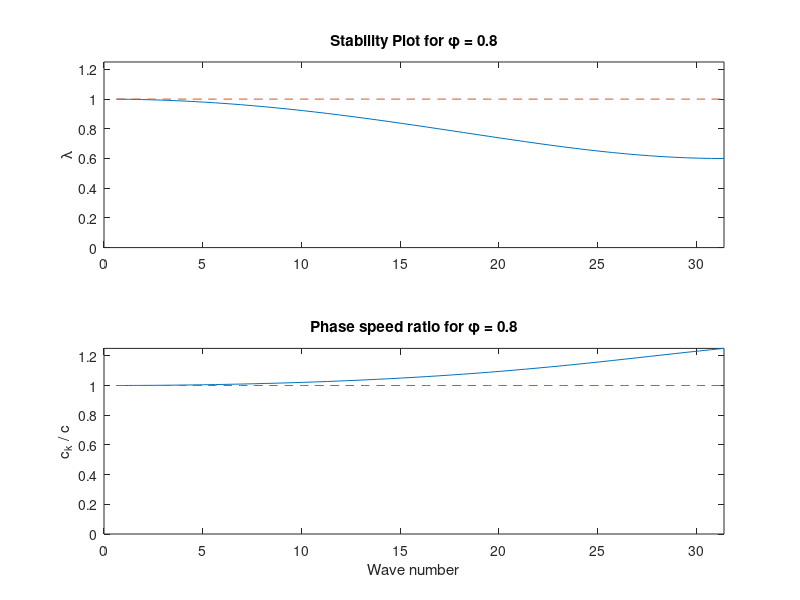

The MATLAB script that drew this image:
%
%   Simple script examining stability and phase speed error in the upwind
%   solution approach to the advection equation.
%
%   Jim Powell, 9 Sept 2024
%
%       c   -   wave speed in advection equation
%       L   -   length of interval
%       J   -   number of sample points (in x)
%       dx  -   delta x =L/J
%       dt  -   discete time step delta t
%       phi -   Courant ration c*dt/dx
%
%   If we assume u_j^n = u( j dx, n dt) = A^n exp(i k*2*pi/L j*dx), the
%   upwind method gives us
%
%           A = 1 -phi + phi exp(-i k*2*pi/L dx)
%           lambda exp(-i omega dt ) = A = 1 - phi + phi (cos(k*2*pi/L dx) - i sin(k*2*pi/L dx) )
%
%   Stability and phase errors can be analyzed via lambda and omega.
%

% set up grids for k to use in plotting
J=100; L=10; dx=L/J; c=1;
% note actual wavenumber khat = 2*pi*k/L = 2*pi*k/J J/L  = 2*pi*k/J 1/dx, 
% where k is the mode number (up to J/2);
khat=2*pi/L*[1:J/2]; 

phi=.8;

figure
subplot(2,1,1)  % top subplot of two
lambda=abs(1-phi + phi*exp(-i*khat*dx));
plot(khat,lambda, khat, 1+0*khat,'--'), axis([0 max(khat) 0 1.25])
title(['Stability Plot for \phi = ' num2str(phi) ])
ylabel('\lambda')

% now the frequency
dt=phi/c*dx;
omega=1/dt*atan2(phi*sin(khat*dx), 1 - phi + phi*cos(khat*dx) );
c_k=omega./khat;  % phase speed of each numerical wave
c_ratio= c_k/c;

subplot(2,1,2)  % bottom subplot of two
plot(khat,c_ratio, khat, 1+0*khat,'--'), axis([0 max(khat) 0 1.25])
title(['Phase speed ratio for \phi = ' num2str(phi) ])
xlabel('Wave number'), ylabel('c_k / c')

